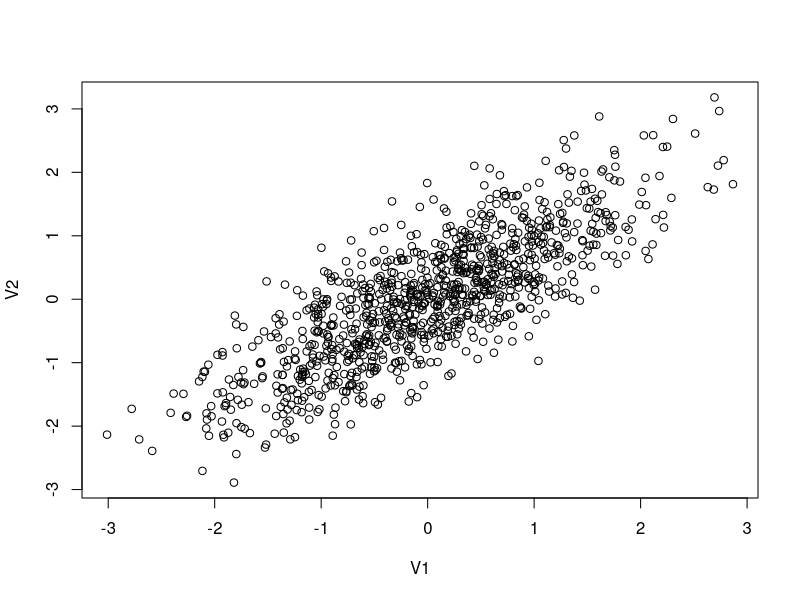
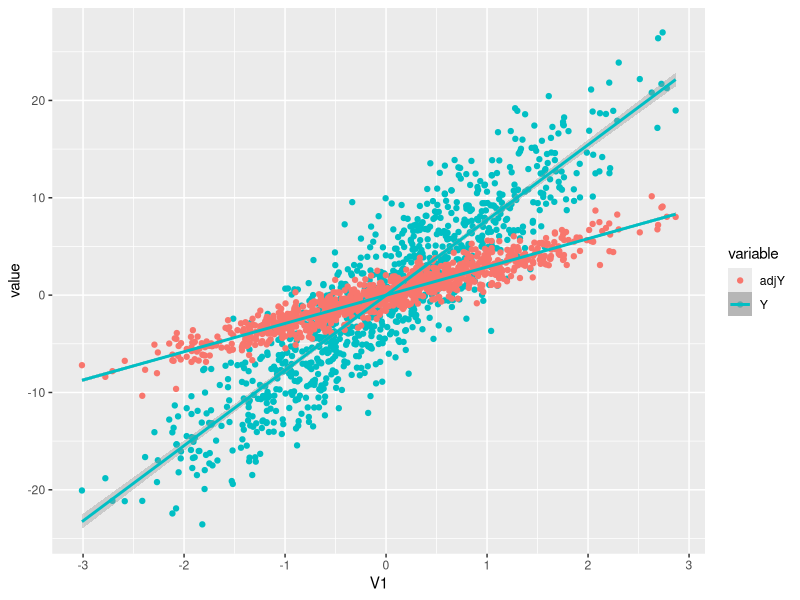
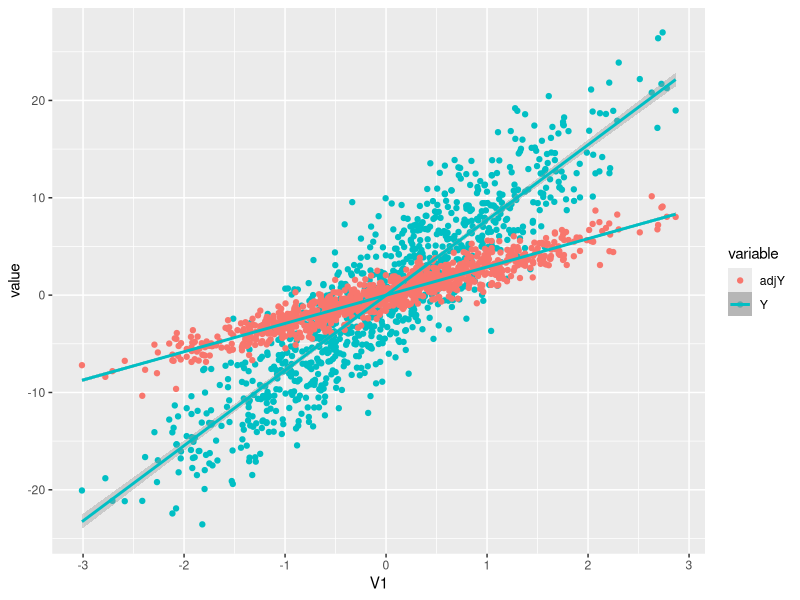

These figures' R source, in order:
## ---- chunk 1
knitr::opts_chunk$set(echo = TRUE)
## ---- chunk 2
#This is a comment, alone in a chunk. 

## ---- chunk 3
library(MASS)
library(ggplot2)

out <- as.data.frame(mvrnorm(1000, mu = c(0,0), 
                     Sigma = matrix(c(1,0.8,0.8,1), ncol = 2), 
                     empirical = TRUE))
cor(out)
plot(out)

## ---- chunk 4
out$error<-rnorm(1000, mean=0, sd=1)

#The data generating process
B1<-3
B2<-6

out$Y<-out$V1*B1+out$V2*B2+out$error
## ---- chunk 5
ps1_reg1 <- lm(data=out, Y ~ V1+V2)
summary(ps1_reg1)

beta2 <- coef(ps1_reg1)[3]
## ---- chunk 6

out$adjY <- out$Y - beta2*out$V2

ps1_reg2 <- lm(data=out, adjY ~ V1)
summary(ps1_reg2)

## ---- chunk 7
plotted<-ggplot(out, aes(V1, y = value, color = variable)) + 
    geom_point(aes(y = Y, col = "Y")) + 
    geom_point(aes(y = adjY, col = "adjY"))+
    geom_smooth(method='lm', aes(y = Y, col = "Y"))+
    geom_smooth(method='lm', aes(y = adjY, col = "Y"))

plotted

## ---- chunk 8
plotted<-ggplot(out, aes(V1, y = value, color = variable)) + 
    geom_point(aes(y = Y, col = "Y")) + 
    geom_point(aes(y = adjY, col = "adjY"))+
    geom_smooth(method='lm', aes(y = Y, col = "Y"))+
    geom_smooth(method='lm', aes(y = adjY, col = "Y"))

plotted
